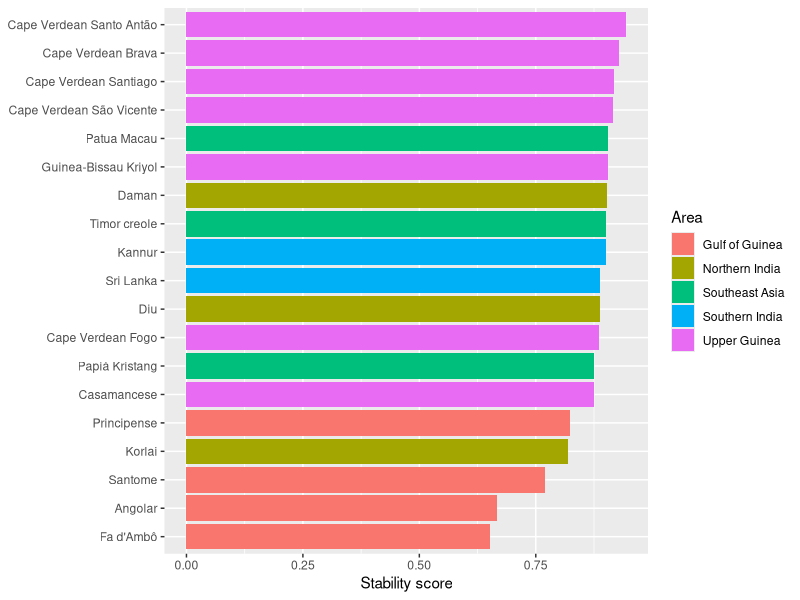
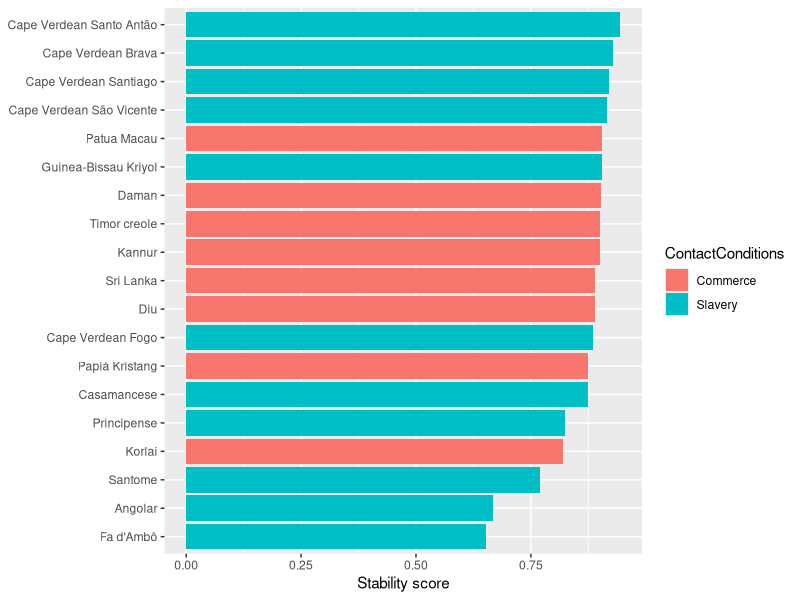
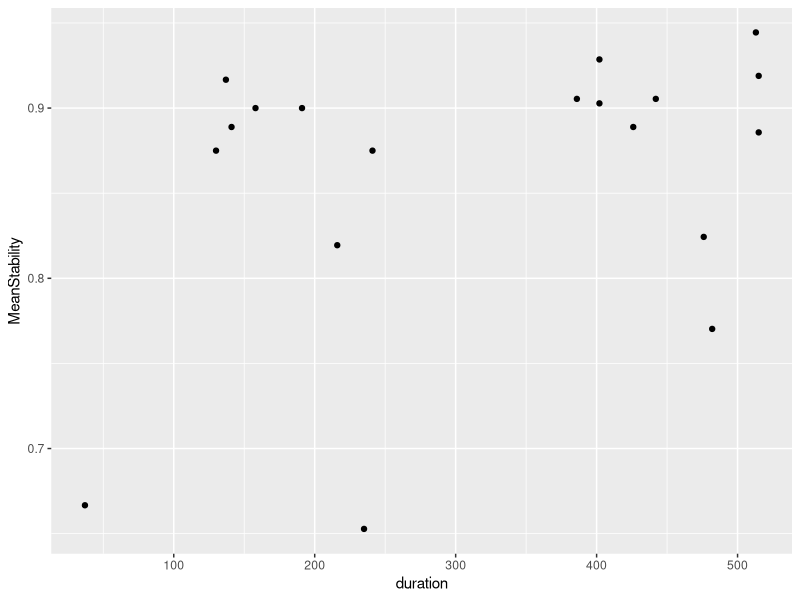
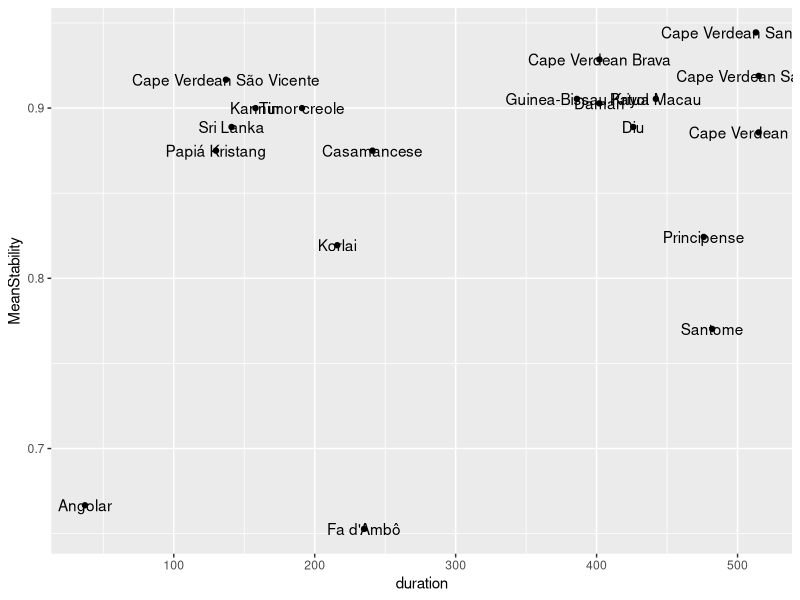
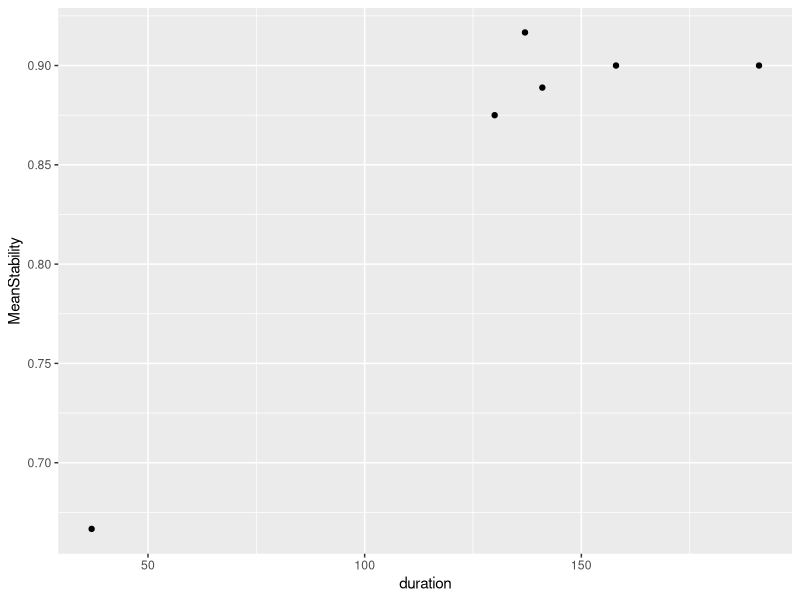
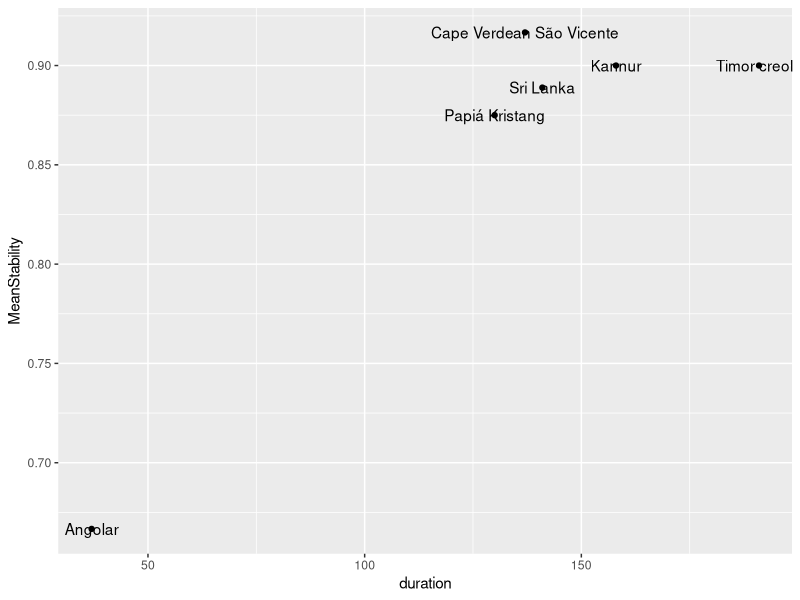
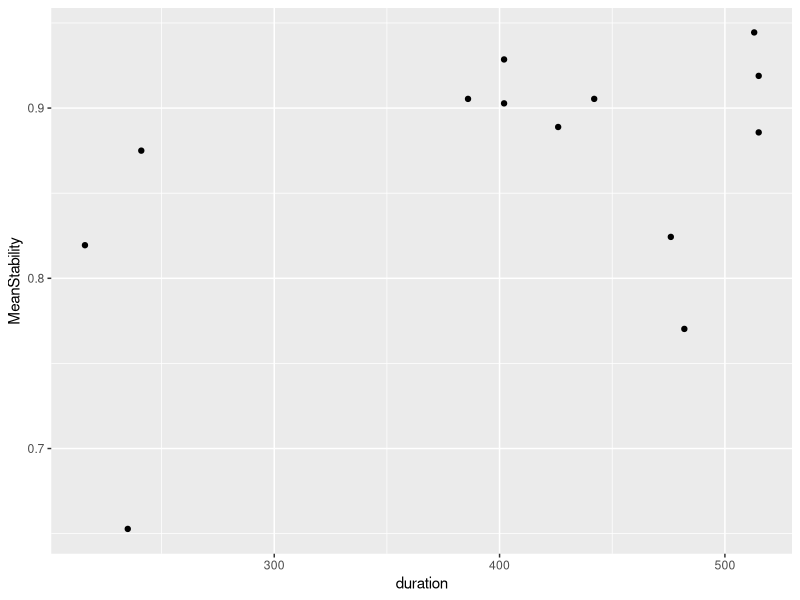
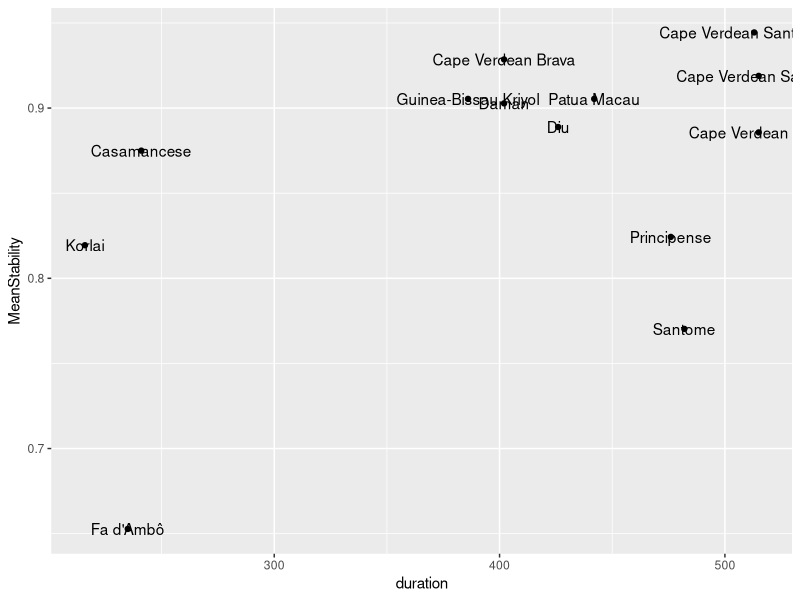

Source code (R) for these figures, in order: (Note: this script raises an error after producing the figures.)
## ---- chunk 1
library(tidyverse)
library(knitr)
## ---- chunk 2
# Because the private token keeps resetting...
# database <- read_csv('https://raw.githubusercontent.com/CreoPhon/CreoPhonPt/main/Creoles.csv?token=AAIGDLS6YB3YSYW7QJWERXDBVYPOE')
# write_csv(database, 'database.csv')
database <- read_csv('database.csv')
## ---- chunk 3
database %>% head() %>% kable()
## ---- chunk 4
database$duration <- database$`EndOfInfluence` - database$`FirstMajorSettlement`
## ---- chunk 5
database <- mutate(database, GlobalStability = (PlaceStability + MannerStability)/2)
# table(database$Language, database$GlobalStability)
## ---- chunk 6
database <- database %>% mutate(duration_group = ifelse(duration <= 200, 'short', 'long'))
## ---- chunk 7
database <- database %>% mutate(categorical_stability = ifelse(PlaceStability == 1 & MannerStability == 1, 'no manner/no place', NA))

database <- database %>% mutate(categorical_stability = ifelse(PlaceStability == 1 & MannerStability == 0, 'manner/no place', categorical_stability))

database <- database %>% mutate(categorical_stability = ifelse(PlaceStability == 0 & MannerStability == 1, 'no manner/place', categorical_stability))

database <- database %>% mutate(categorical_stability = ifelse(PlaceStability == 0 & MannerStability == 0, 'manner/place', categorical_stability))

table(database$categorical_stability)
## ---- chunk 8
creole_stability <- database %>% group_by(Language, Area, duration, duration_group, ContactConditions) %>% summarize(MeanStability = mean(GlobalStability, na.rm = TRUE))
## ---- chunk 9
ggplot(creole_stability) + 
  geom_bar(aes(x = MeanStability, y = reorder(Language, MeanStability), fill = Area), 
           stat = "identity", show.legend = TRUE) +
  theme(axis.title.y = element_blank()) +
  labs(x = "Stability score")
## ---- chunk 10
table(creole_stability$Area)
## ---- chunk 11
ggplot(creole_stability) + 
  geom_bar(aes(x = MeanStability, y = reorder(Language, MeanStability), fill = ContactConditions), 
           stat = "identity", show.legend = TRUE) +
  theme(axis.title.y = element_blank()) +
  labs(x = "Stability score")
## ---- chunk 12
ggplot(creole_stability, aes(x=duration, y=MeanStability)) +
  geom_point()

ggplot(creole_stability, aes(x=duration, y=MeanStability)) +
  geom_point() +
  geom_text(label=creole_stability$Language)
## ---- chunk 13
msd <- lm(MeanStability ~ duration, data=creole_stability)
summary(msd)
## ---- chunk 14
tmp_short <- creole_stability %>% filter(duration <= 200)
tmp_long <- creole_stability %>% filter(duration > 200)
## ---- chunk 15
ggplot(tmp_short, aes(x=duration, y=MeanStability)) +
  geom_point()

ggplot(tmp_short, aes(x=duration, y=MeanStability)) +
  geom_point() +
  geom_text(label=tmp_short$Language)
## ---- chunk 16
ggplot(tmp_long, aes(x=duration, y=MeanStability)) +
  geom_point()

ggplot(tmp_long, aes(x=duration, y=MeanStability)) +
  geom_point() +
  geom_text(label=tmp_long$Language)
## ---- chunk 17
msd <- lm(MeanStability ~ duration + duration_group * duration, data=creole_stability)
summary(msd)

ggplot(creole_stability, aes(x = duration, y = MeanStability, color = duration_group)) +
  geom_smooth(method = "lm") +
  geom_point()

## ---- chunk 18
library(mgcv)
# Factorize duration_group
creole_stability$duration_group = as.factor(creole_stability$duration_group)

# Model with an interaction between duration_group and duration
# (with maximum of cubic-spline fit)
msd.gam <- gam(MeanStability ~ duration_group + s(duration, k=3) + s(duration, by=duration_group, k=3), data=creole_stability)

summary(msd.gam)

plot(msd.gam, all.terms=T, shade=T, pages=1)

qqnorm(resid(msd.gam)); qqline(resid(msd.gam))

msd.gam.trimmed <- gam(MeanStability ~ duration_group + s(duration, k=3) + s(duration, by=duration_group, k=3), data=creole_stability %>% filter(MeanStability>0.7))

summary(msd.gam.trimmed)

plot(msd.gam.trimmed, sel=1, shade=T, ylab="Effect on mean stability", xlab="Duration of influence", residuals=T, main="Main effect of duration", cex=5, pch=".", col='dodgerblue'); abline(h=0, lty=2, col="red")

plot(msd.gam.trimmed, sel=2, shade=T, ylab="Effect on mean stability", xlab="Duration of influence", main="Long-term influence", col='dodgerblue'); abline(h=0, lty=2, col="red")

plot(msd.gam.trimmed, sel=3, shade=T, ylab="Effect on mean stability", xlab="Duration of influence", main="Short-term influence", col='dodgerblue'); abline(h=0, lty=2, col="red")

# (dotted lines indicate error)
plot(msd.gam.trimmed, all.terms=T, sel=4, ylab="Effect on mean stability", xlab="Duration group", main="Main effect of duration group")

# checking out the model performance
qqnorm(resid(msd.gam.trimmed)); qqline(resid(msd.gam.trimmed)) # meh
## ---- chunk 19
ggplot(database, aes(duration, MannerStability, colour=duration_group)) + 
  geom_point() + 
  geom_smooth(method = "lm") +
  facet_wrap(~Class)
## ---- chunk 20
ggplot(database, aes(duration, GlobalStability, colour=duration_group)) + 
  geom_point() + 
  geom_smooth() +
  facet_wrap(~Class)
## ---- chunk 21
ggplot(database, aes(duration, PlaceStability, colour=duration_group)) + 
  geom_point() + 
  geom_smooth(method = "lm") +
  facet_wrap(~LexifierPhoneme)
## ---- chunk 22
ggplot(database, aes(duration, MannerStability, colour=duration_group)) + 
  geom_point() + 
  geom_smooth() +
  facet_wrap(~LexifierPhoneme)
## ---- chunk 23
ggplot(database, aes(duration, GlobalStability, colour=duration_group)) + 
  geom_point() + 
  geom_smooth() +
  facet_wrap(~LexifierPhoneme)
## ---- chunk 24
place_results <- database %>% group_by(LexifierPhoneme) %>% summarize(mplace = mean(PlaceStability, na.rm = TRUE))
manner_results <- database %>% group_by(LexifierPhoneme) %>% summarize(mmanner = mean(MannerStability, na.rm = TRUE))

consonant_stability <- left_join(place_results, manner_results, by = "LexifierPhoneme")

class <- c("stop", "stop", "fricative","stop", "stop", "lateral","nasal", "nasal", "stop", "rhotic","fricative", "stop","affricate", "fricative", "fricative","nasal", "rhotic", "lateral", "fricative")

consonant_stability_class <- cbind(consonant_stability, class)
## ---- chunk 25
# TODO: fix the class "dots"
ggplot(consonant_stability, aes(y = mmanner, x = mplace, label = LexifierPhoneme, color=class)) +
  geom_point(position= "dodge") + 
  geom_text(aes(label=LexifierPhoneme), hjust=3, vjust=0) +
  theme(axis.title.x = element_blank(),
        axis.title.y = element_blank())
## ---- chunk 26
lm_manner_place <- lm(mplace~mmanner, data=consonant_stability)

summary(lm_manner_place)

manner_place_lmplot <- ggplot(consonant_stability, aes(y = mmanner, x = mplace, label = LexifierPhoneme)) +
  geom_point(position= "dodge") + 
  geom_smooth(method = lm)+
  geom_text(aes(label=LexifierPhoneme), hjust=3, vjust=0)

print(manner_place_lmplot + labs(y = "Manner Stability", x = "Place Stability"))
## ---- chunk 27
consonant_global_stability <- mutate(consonant_stability_class, mglobal = (mmanner + mplace)/2)

ggplot(consonant_global_stability) + 
  geom_bar(aes(x = mglobal, 
               y = reorder(LexifierPhoneme, mglobal),
               fill = class), stat = "identity", show.legend = TRUE) +
  labs(x = "Stability score", y = "Phoneme", fill = "Manner")
## ---- chunk 28

ggplot(consonant_global_stability, aes(x = class, y = mglobal, fill = class)) +
  geom_smooth(method = "lm") +
  geom_violin() +
   geom_dotplot(binaxis = "y",
               stackdir = "center",
               dotsize = 0.5)
## ---- chunk 29
ggplot(consonant_global_stability, aes(x = class, y = mmanner, fill = class)) +
  geom_smooth(method = "lm") +
  geom_violin() +
   geom_dotplot(binaxis = "y",
               stackdir = "center",
               dotsize = 0.5) +
  theme(legend.position="none") +
 stat_summary(fun.y=mean, geom="point", size=2, shape=16)
## ---- chunk 30

place <- c("labial", "alveolar", "labiodental", "velar", "velar", "alveolar", "labial", "alveolar", "labial", "alveolar", "alveolar", "alveolar", "palatal", "labiodental", "alveolar", "palatal", "alveolar", "palatal", "palatal")

consonant_stability_place <- cbind(consonant_global_stability, place)

ggplot(consonant_stability_place, aes(x = place, y = mglobal, fill = place)) +
  geom_smooth(method = "lm") +
  geom_violin()  +
   geom_dotplot(binaxis = "y",
               stackdir = "center",
               dotsize = 0.5) 

## ---- chunk 31
ggplot(consonant_stability_place, aes(x = place, y = mplace, fill = place)) +
  geom_smooth(method = "lm") +
  geom_violin()  +
   geom_dotplot(binaxis = "y",
               stackdir = "center",
               dotsize = 0.5)  +
  theme(legend.position="none")# +
# stat_summary(fun.y=mean, geom="point", size=2, shape=16)
## ---- chunk 32
# qplot(x = duration, y = MeanStability, data = consonant_global_stability, color = duration_group) +
#  geom_smooth(method = "lm") 
## ---- chunk 33
library(lmerTest)

# Factorizing
mod.db = database %>%
              as.data.frame() %>%
              mutate(categorical_stability = as.factor(categorical_stability),
              Lexifier = as.factor(Lexifier),
              CreolePhoneme = as.factor(CreolePhoneme),
              Language = as.factor(Language))

# Remove singletons/doubletons
#goodies = names(table(mod.db$CreolePhoneme)>2)

#mod.db = mod.db %>%
#         filter(CreolePhoneme %in% goodies)
## ---- chunk 34
plot(mod.db$categorical_stability, mod.db$duration, notch=T)
## ---- chunk 35
table(mod.db$categorical_stability)

# Place stability
cat.mod.place = glmer(PlaceStability ~ log(duration) + (1|CreolePhoneme), data=mod.db, family="binomial")

summary(cat.mod.place)

# Manner stability
cat.mod.manner = glmer(MannerStability ~ log(duration) + (1|CreolePhoneme), data=mod.db, family="binomial")

summary(cat.mod.manner)

# Duration group
cat.mod.group = glmer(as.factor(duration_group) ~ PlaceStability + MannerStability + (1|CreolePhoneme), data=mod.db, family="binomial", nAGQ=0)

summary(cat.mod.group)
## ---- chunk 36
data_by_position <- database %>% select(Position, LexifierPhoneme, PlaceStability, MannerStability) %>% mutate(Position = tolower(Position))

data_by_position$PlaceStability <- as.numeric(data_by_position$PlaceStability)

data_by_position$MannerStability <- as.numeric(data_by_position$MannerStability)
## ---- chunk 37
position_stability <- mutate(data_by_position, GlobalStability = (PlaceStability + MannerStability)/2)

position_results <- position_stability %>% group_by(LexifierPhoneme, Position) %>% summarize(m = mean(GlobalStability, na.rm = TRUE))
## ---- chunk 38
position_results$Position <- factor(position_results$Position, levels = c('word-initial', 'word-medial', 'word-final'))

ggplot(position_results, aes(x = LexifierPhoneme, y = m, fill = Position)) + 
  geom_col(position = position_dodge2(width = 0.9, preserve = "single")) +
  theme(axis.title.x = element_blank(),
        axis.title.y = element_blank())
## ---- chunk 39
ggplot(position_results) + 
  geom_bar(aes(x = m,
               y = reorder(LexifierPhoneme, m),
               fill = Position), 
           stat = "identity", 
           show.legend = TRUE,
           position = "dodge2") +
  labs(x = "Stability score", y = "Phoneme", fill = "Position")
## ---- chunk 40
# TODO: update what we show, flip horizontally, change colors
position_results1 <- position_results %>% pivot_wider(names_from = Position, values_from = m)

different_position <- subset(position_results1, position_results1$`word-initial` != position_results1$`word-medial` | position_results1$`word-final` != position_results1$`word-medial`)

different_position_results <- different_position %>% pivot_longer(c(`word-initial`, `word-medial`, `word-final`), names_to = "Position", values_to = "m")

different_position_results$Position <- factor(different_position_results$Position, levels = c('word-initial', 'word-medial', 'word-final'))

ggplot(different_position_results, 
       aes(x = LexifierPhoneme, y = m, fill = Position)) + 
  geom_col(position = position_dodge2(width = 0.9, preserve = "single"))
## ---- chunk 41
# TODO: reorder doesn't work here
ggplot(different_position_results) + 
  geom_bar(aes(x = m,
               y = reorder(LexifierPhoneme, m),
               fill = Position), 
           stat = "identity", 
           show.legend = TRUE,
           position = "dodge2") +
  labs(x = "Stability score", y = "Phoneme", fill = "Position")
## ---- chunk 42
m <- lm(MeanStability ~ ContactConditions, data=creole_stability)
summary(m)

ggplot(creole_stability, aes(x = ContactConditions, y = MeanStability, fill = ContactConditions)) +
  geom_smooth(method = "lm") +
  geom_violin()  +  
  geom_dotplot(binaxis = "y",
               stackdir = "center",
               dotsize = 0.5)  +
  theme(legend.position="none")
## ---- chunk 43
m <- lm(MeanStability ~ duration + ContactConditions * duration, data=creole_stability)
summary(m)

ggplot(creole_stability, aes(x = duration, y = MeanStability, color = ContactConditions)) +
  geom_smooth(method = "lm") +
  geom_point()
